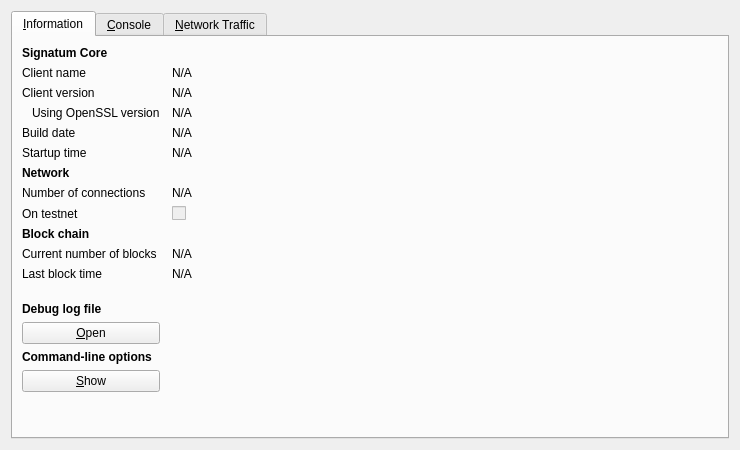
<?xml version="1.0" encoding="UTF-8"?>
<ui version="4.0">
 <class>RPCConsole</class>
 <widget class="QDialog" name="RPCConsole">
  <property name="geometry">
   <rect>
    <x>0</x>
    <y>0</y>
    <width>740</width>
    <height>450</height>
   </rect>
  </property>
  <property name="windowTitle">
   <string>Signatum - Debug window</string>
  </property>
  <layout class="QVBoxLayout" name="verticalLayout_2">
   <item>
    <widget class="QTabWidget" name="tabWidget">
     <property name="currentIndex">
      <number>0</number>
     </property>
     <widget class="QWidget" name="tab_info">
      <attribute name="title">
       <string>&amp;Information</string>
      </attribute>
      <layout class="QGridLayout" name="gridLayout" columnstretch="0,1">
       <property name="horizontalSpacing">
        <number>12</number>
       </property>
       <item row="0" column="0">
        <widget class="QLabel" name="label_9">
         <property name="font">
          <font>
           <weight>75</weight>
           <bold>true</bold>
          </font>
         </property>
         <property name="text">
          <string>Signatum Core</string>
         </property>
        </widget>
       </item>
       <item row="1" column="0">
        <widget class="QLabel" name="label_5">
         <property name="text">
          <string>Client name</string>
         </property>
        </widget>
       </item>
       <item row="1" column="1">
        <widget class="QLabel" name="clientName">
         <property name="cursor">
          <cursorShape>IBeamCursor</cursorShape>
         </property>
         <property name="text">
          <string>N/A</string>
         </property>
         <property name="textFormat">
          <enum>Qt::PlainText</enum>
         </property>
         <property name="textInteractionFlags">
          <set>Qt::LinksAccessibleByMouse|Qt::TextSelectableByKeyboard|Qt::TextSelectableByMouse</set>
         </property>
        </widget>
       </item>
       <item row="2" column="0">
        <widget class="QLabel" name="label_6">
         <property name="text">
          <string>Client version</string>
         </property>
        </widget>
       </item>
       <item row="2" column="1">
        <widget class="QLabel" name="clientVersion">
         <property name="cursor">
          <cursorShape>IBeamCursor</cursorShape>
         </property>
         <property name="text">
          <string>N/A</string>
         </property>
         <property name="textFormat">
          <enum>Qt::PlainText</enum>
         </property>
         <property name="textInteractionFlags">
          <set>Qt::LinksAccessibleByMouse|Qt::TextSelectableByKeyboard|Qt::TextSelectableByMouse</set>
         </property>
        </widget>
       </item>
       <item row="3" column="0">
        <widget class="QLabel" name="label_14">
         <property name="text">
          <string>Using OpenSSL version</string>
         </property>
         <property name="indent">
          <number>10</number>
         </property>
        </widget>
       </item>
       <item row="3" column="1">
        <widget class="QLabel" name="openSSLVersion">
         <property name="cursor">
          <cursorShape>IBeamCursor</cursorShape>
         </property>
         <property name="text">
          <string>N/A</string>
         </property>
         <property name="textFormat">
          <enum>Qt::PlainText</enum>
         </property>
         <property name="textInteractionFlags">
          <set>Qt::LinksAccessibleByMouse|Qt::TextSelectableByKeyboard|Qt::TextSelectableByMouse</set>
         </property>
        </widget>
       </item>
       <item row="4" column="0">
        <widget class="QLabel" name="label_12">
         <property name="text">
          <string>Build date</string>
         </property>
        </widget>
       </item>
       <item row="4" column="1">
        <widget class="QLabel" name="buildDate">
         <property name="cursor">
          <cursorShape>IBeamCursor</cursorShape>
         </property>
         <property name="text">
          <string>N/A</string>
         </property>
         <property name="textFormat">
          <enum>Qt::PlainText</enum>
         </property>
         <property name="textInteractionFlags">
          <set>Qt::LinksAccessibleByMouse|Qt::TextSelectableByKeyboard|Qt::TextSelectableByMouse</set>
         </property>
        </widget>
       </item>
       <item row="5" column="0">
        <widget class="QLabel" name="label_13">
         <property name="text">
          <string>Startup time</string>
         </property>
        </widget>
       </item>
       <item row="5" column="1">
        <widget class="QLabel" name="startupTime">
         <property name="cursor">
          <cursorShape>IBeamCursor</cursorShape>
         </property>
         <property name="text">
          <string>N/A</string>
         </property>
         <property name="textFormat">
          <enum>Qt::PlainText</enum>
         </property>
         <property name="textInteractionFlags">
          <set>Qt::LinksAccessibleByMouse|Qt::TextSelectableByKeyboard|Qt::TextSelectableByMouse</set>
         </property>
        </widget>
       </item>
       <item row="6" column="0">
        <widget class="QLabel" name="label_11">
         <property name="font">
          <font>
           <weight>75</weight>
           <bold>true</bold>
          </font>
         </property>
         <property name="text">
          <string>Network</string>
         </property>
        </widget>
       </item>
       <item row="7" column="0">
        <widget class="QLabel" name="label_7">
         <property name="text">
          <string>Number of connections</string>
         </property>
        </widget>
       </item>
       <item row="7" column="1">
        <widget class="QLabel" name="numberOfConnections">
         <property name="cursor">
          <cursorShape>IBeamCursor</cursorShape>
         </property>
         <property name="text">
          <string>N/A</string>
         </property>
         <property name="textFormat">
          <enum>Qt::PlainText</enum>
         </property>
         <property name="textInteractionFlags">
          <set>Qt::LinksAccessibleByMouse|Qt::TextSelectableByKeyboard|Qt::TextSelectableByMouse</set>
         </property>
        </widget>
       </item>
       <item row="8" column="0">
        <widget class="QLabel" name="label_8">
         <property name="text">
          <string>On testnet</string>
         </property>
        </widget>
       </item>
       <item row="8" column="1">
        <widget class="QCheckBox" name="isTestNet">
         <property name="enabled">
          <bool>false</bool>
         </property>
         <property name="text">
          <string/>
         </property>
        </widget>
       </item>
       <item row="9" column="0">
        <widget class="QLabel" name="label_10">
         <property name="font">
          <font>
           <weight>75</weight>
           <bold>true</bold>
          </font>
         </property>
         <property name="text">
          <string>Block chain</string>
         </property>
        </widget>
       </item>
       <item row="10" column="0">
        <widget class="QLabel" name="label_3">
         <property name="text">
          <string>Current number of blocks</string>
         </property>
        </widget>
       </item>
       <item row="10" column="1">
        <widget class="QLabel" name="numberOfBlocks">
         <property name="cursor">
          <cursorShape>IBeamCursor</cursorShape>
         </property>
         <property name="text">
          <string>N/A</string>
         </property>
         <property name="textFormat">
          <enum>Qt::PlainText</enum>
         </property>
         <property name="textInteractionFlags">
          <set>Qt::LinksAccessibleByMouse|Qt::TextSelectableByKeyboard|Qt::TextSelectableByMouse</set>
         </property>
        </widget>
       </item>
       <item row="11" column="0">
        <widget class="QLabel" name="label_2">
         <property name="text">
          <string>Last block time</string>
         </property>
        </widget>
       </item>
       <item row="11" column="1">
        <widget class="QLabel" name="lastBlockTime">
         <property name="cursor">
          <cursorShape>IBeamCursor</cursorShape>
         </property>
         <property name="text">
          <string>N/A</string>
         </property>
         <property name="textFormat">
          <enum>Qt::PlainText</enum>
         </property>
         <property name="textInteractionFlags">
          <set>Qt::LinksAccessibleByMouse|Qt::TextSelectableByKeyboard|Qt::TextSelectableByMouse</set>
         </property>
        </widget>
       </item>
       <item row="12" column="0">
        <spacer name="verticalSpacer_2">
         <property name="orientation">
          <enum>Qt::Vertical</enum>
         </property>
         <property name="sizeHint" stdset="0">
          <size>
           <width>20</width>
           <height>20</height>
          </size>
         </property>
        </spacer>
       </item>
       <item row="13" column="0">
        <widget class="QLabel" name="labelDebugLogfile">
         <property name="font">
          <font>
           <weight>75</weight>
           <bold>true</bold>
          </font>
         </property>
         <property name="text">
          <string>Debug log file</string>
         </property>
        </widget>
       </item>
       <item row="14" column="0">
        <widget class="QPushButton" name="openDebugLogfileButton">
         <property name="toolTip">
          <string>Open the Signatum debug log file from the current data directory. This can take a few seconds for large log files.</string>
         </property>
         <property name="text">
          <string>&amp;Open</string>
         </property>
         <property name="autoDefault">
          <bool>false</bool>
         </property>
        </widget>
       </item>
       <item row="15" column="0">
        <widget class="QLabel" name="labelCLOptions">
         <property name="font">
          <font>
           <weight>75</weight>
           <bold>true</bold>
          </font>
         </property>
         <property name="text">
          <string>Command-line options</string>
         </property>
        </widget>
       </item>
       <item row="16" column="0">
        <widget class="QPushButton" name="showCLOptionsButton">
         <property name="toolTip">
          <string>Show the Signatum-Qt help message to get a list with possible Signatum command-line options.</string>
         </property>
         <property name="text">
          <string>&amp;Show</string>
         </property>
         <property name="autoDefault">
          <bool>false</bool>
         </property>
        </widget>
       </item>
       <item row="17" column="0">
        <spacer name="verticalSpacer">
         <property name="orientation">
          <enum>Qt::Vertical</enum>
         </property>
         <property name="sizeHint" stdset="0">
          <size>
           <width>20</width>
           <height>40</height>
          </size>
         </property>
        </spacer>
       </item>
      </layout>
     </widget>
     <widget class="QWidget" name="tab_console">
      <attribute name="title">
       <string>&amp;Console</string>
      </attribute>
      <layout class="QVBoxLayout" name="verticalLayout_3">
       <property name="spacing">
        <number>3</number>
       </property>
       <item>
        <widget class="QTextEdit" name="messagesWidget">
         <property name="minimumSize">
          <size>
           <width>0</width>
           <height>100</height>
          </size>
         </property>
         <property name="readOnly">
          <bool>true</bool>
         </property>
         <property name="tabKeyNavigation" stdset="0">
          <bool>false</bool>
         </property>
         <property name="columnCount" stdset="0">
          <number>2</number>
         </property>
        </widget>
       </item>
       <item>
        <layout class="QHBoxLayout" name="horizontalLayout">
         <property name="spacing">
          <number>3</number>
         </property>
         <item>
          <widget class="QLabel" name="label">
           <property name="text">
            <string notr="true">&gt;</string>
           </property>
          </widget>
         </item>
         <item>
          <widget class="QLineEdit" name="lineEdit"/>
         </item>
         <item>
          <widget class="QPushButton" name="clearButton">
           <property name="maximumSize">
            <size>
             <width>24</width>
             <height>24</height>
            </size>
           </property>
           <property name="toolTip">
            <string>Clear console</string>
           </property>
           <property name="text">
            <string/>
           </property>
           <property name="icon">
            <iconset resource="../bitcoin.qrc">
             <normaloff>:/icons/remove</normaloff>:/icons/remove</iconset>
           </property>
           <property name="shortcut">
            <string notr="true">Ctrl+L</string>
           </property>
           <property name="autoDefault">
            <bool>false</bool>
           </property>
          </widget>
         </item>
        </layout>
       </item>
      </layout>
     </widget>
     <widget class="QWidget" name="tab">
      <attribute name="title">
       <string>&amp;Network Traffic</string>
      </attribute>
      <layout class="QHBoxLayout" name="horizontalLayout_3">
       <item>
        <layout class="QVBoxLayout" name="verticalLayout_4">
         <item>
          <widget class="TrafficGraphWidget" name="trafficGraph" native="true">
           <property name="sizePolicy">
            <sizepolicy hsizetype="Expanding" vsizetype="Expanding">
             <horstretch>0</horstretch>
             <verstretch>0</verstretch>
            </sizepolicy>
           </property>
          </widget>
         </item>
         <item>
          <layout class="QHBoxLayout" name="horizontalLayout_2">
           <item>
            <widget class="QSlider" name="sldGraphRange">
             <property name="minimum">
              <number>1</number>
             </property>
             <property name="maximum">
              <number>288</number>
             </property>
             <property name="pageStep">
              <number>12</number>
             </property>
             <property name="value">
              <number>6</number>
             </property>
             <property name="orientation">
              <enum>Qt::Horizontal</enum>
             </property>
            </widget>
           </item>
           <item>
            <widget class="QLabel" name="lblGraphRange">
             <property name="minimumSize">
              <size>
               <width>100</width>
               <height>0</height>
              </size>
             </property>
             <property name="alignment">
              <set>Qt::AlignCenter</set>
             </property>
            </widget>
           </item>
           <item>
            <widget class="QPushButton" name="btnClearTrafficGraph">
             <property name="text">
              <string>&amp;Clear</string>
             </property>
            </widget>
           </item>
          </layout>
         </item>
        </layout>
       </item>
       <item>
        <layout class="QVBoxLayout" name="verticalLayout">
         <item>
          <widget class="QGroupBox" name="groupBox">
           <property name="title">
            <string>Totals</string>
           </property>
           <layout class="QVBoxLayout" name="verticalLayout_5">
            <item>
             <layout class="QHBoxLayout" name="horizontalLayout_4">
              <item>
               <widget class="Line" name="line">
                <property name="sizePolicy">
                 <sizepolicy hsizetype="Fixed" vsizetype="Fixed">
                  <horstretch>0</horstretch>
                  <verstretch>0</verstretch>
                 </sizepolicy>
                </property>
                <property name="minimumSize">
                 <size>
                  <width>10</width>
                  <height>0</height>
                 </size>
                </property>
                <property name="palette">
                 <palette>
                  <active>
                   <colorrole role="Light">
                    <brush brushstyle="SolidPattern">
                     <color alpha="255">
                      <red>0</red>
                      <green>255</green>
                      <blue>0</blue>
                     </color>
                    </brush>
                   </colorrole>
                  </active>
                  <inactive>
                   <colorrole role="Light">
                    <brush brushstyle="SolidPattern">
                     <color alpha="255">
                      <red>0</red>
                      <green>255</green>
                      <blue>0</blue>
                     </color>
                    </brush>
                   </colorrole>
                  </inactive>
                  <disabled>
                   <colorrole role="Light">
                    <brush brushstyle="SolidPattern">
                     <color alpha="255">
                      <red>0</red>
                      <green>255</green>
                      <blue>0</blue>
                     </color>
                    </brush>
                   </colorrole>
                  </disabled>
                 </palette>
                </property>
                <property name="orientation">
                 <enum>Qt::Horizontal</enum>
                </property>
               </widget>
              </item>
              <item>
               <widget class="QLabel" name="label_16">
                <property name="text">
                 <string>In:</string>
                </property>
               </widget>
              </item>
              <item>
               <widget class="QLabel" name="lblBytesIn">
                <property name="minimumSize">
                 <size>
                  <width>50</width>
                  <height>0</height>
                 </size>
                </property>
                <property name="alignment">
                 <set>Qt::AlignRight|Qt::AlignTrailing|Qt::AlignVCenter</set>
                </property>
               </widget>
              </item>
             </layout>
            </item>
            <item>
             <layout class="QHBoxLayout" name="horizontalLayout_5">
              <item>
               <widget class="Line" name="line_2">
                <property name="sizePolicy">
                 <sizepolicy hsizetype="Fixed" vsizetype="Fixed">
                  <horstretch>0</horstretch>
                  <verstretch>0</verstretch>
                 </sizepolicy>
                </property>
                <property name="minimumSize">
                 <size>
                  <width>10</width>
                  <height>0</height>
                 </size>
                </property>
                <property name="palette">
                 <palette>
                  <active>
                   <colorrole role="Light">
                    <brush brushstyle="SolidPattern">
                     <color alpha="255">
                      <red>255</red>
                      <green>0</green>
                      <blue>0</blue>
                     </color>
                    </brush>
                   </colorrole>
                  </active>
                  <inactive>
                   <colorrole role="Light">
                    <brush brushstyle="SolidPattern">
                     <color alpha="255">
                      <red>255</red>
                      <green>0</green>
                      <blue>0</blue>
                     </color>
                    </brush>
                   </colorrole>
                  </inactive>
                  <disabled>
                   <colorrole role="Light">
                    <brush brushstyle="SolidPattern">
                     <color alpha="255">
                      <red>255</red>
                      <green>0</green>
                      <blue>0</blue>
                     </color>
                    </brush>
                   </colorrole>
                  </disabled>
                 </palette>
                </property>
                <property name="orientation">
                 <enum>Qt::Horizontal</enum>
                </property>
               </widget>
              </item>
              <item>
               <widget class="QLabel" name="label_17">
                <property name="text">
                 <string>Out:</string>
                </property>
               </widget>
              </item>
              <item>
               <widget class="QLabel" name="lblBytesOut">
                <property name="minimumSize">
                 <size>
                  <width>50</width>
                  <height>0</height>
                 </size>
                </property>
                <property name="alignment">
                 <set>Qt::AlignRight|Qt::AlignTrailing|Qt::AlignVCenter</set>
                </property>
               </widget>
              </item>
             </layout>
            </item>
            <item>
             <spacer name="verticalSpacer_4">
              <property name="orientation">
               <enum>Qt::Vertical</enum>
              </property>
              <property name="sizeHint" stdset="0">
               <size>
                <width>20</width>
                <height>407</height>
               </size>
              </property>
             </spacer>
            </item>
           </layout>
          </widget>
         </item>
        </layout>
       </item>
      </layout>
     </widget>
    </widget>
   </item>
  </layout>
 </widget>
 <customwidgets>
  <customwidget>
   <class>TrafficGraphWidget</class>
   <extends>QWidget</extends>
   <header>trafficgraphwidget.h</header>
   <container>1</container>
   <slots>
    <slot>clear()</slot>
   </slots>
  </customwidget>
 </customwidgets>
 <resources>
  <include location="../bitcoin.qrc"/>
 </resources>
 <connections/>
</ui>
